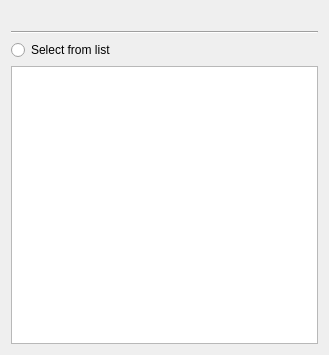
<?xml version="1.0" encoding="UTF-8"?>
<ui version="4.0">
 <class>Wizard_Existing</class>
 <widget class="QWizardPage" name="Wizard_Existing">
  <property name="geometry">
   <rect>
    <x>0</x>
    <y>0</y>
    <width>329</width>
    <height>355</height>
   </rect>
  </property>
  <property name="windowTitle">
   <string>WizardPage</string>
  </property>
  <layout class="QVBoxLayout" name="verticalLayout">
   <item>
    <widget class="QLabel" name="label_help">
     <property name="text">
      <string/>
     </property>
     <property name="textFormat">
      <enum>Qt::RichText</enum>
     </property>
     <property name="wordWrap">
      <bool>true</bool>
     </property>
     <property name="openExternalLinks">
      <bool>true</bool>
     </property>
    </widget>
   </item>
   <item>
    <widget class="Line" name="line">
     <property name="orientation">
      <enum>Qt::Horizontal</enum>
     </property>
    </widget>
   </item>
   <item>
    <layout class="QVBoxLayout" name="layout">
     <item>
      <widget class="QRadioButton" name="radio_existing">
       <property name="text">
        <string>Select from list</string>
       </property>
       <property name="checked">
        <bool>false</bool>
       </property>
      </widget>
     </item>
     <item>
      <widget class="QTreeView" name="tree_records"/>
     </item>
    </layout>
   </item>
  </layout>
 </widget>
 <resources/>
 <connections/>
</ui>
